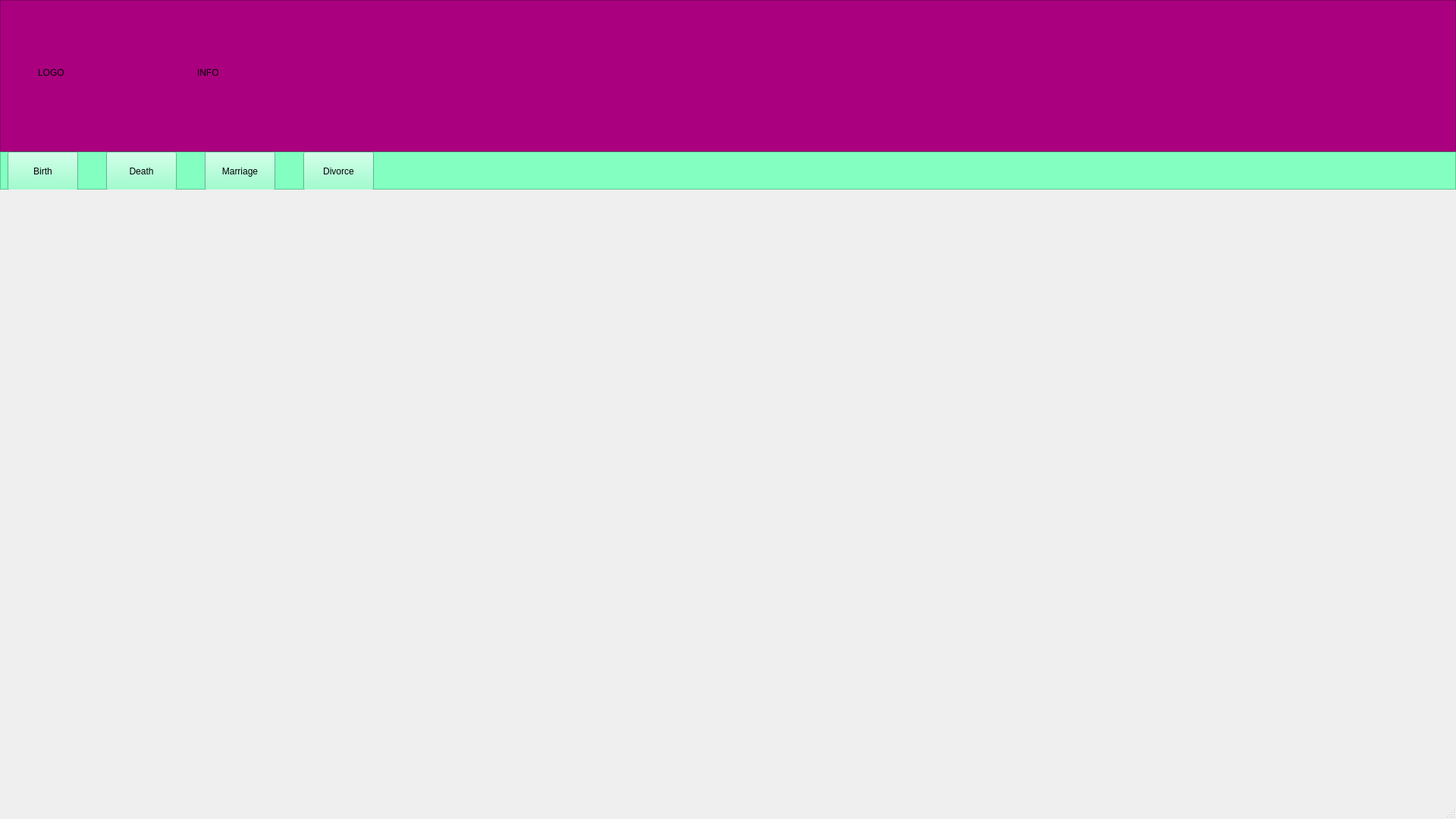
<?xml version="1.0" encoding="UTF-8"?>
<ui version="4.0">
 <class>homeWindow</class>
 <widget class="QMainWindow" name="homeWindow">
  <property name="geometry">
   <rect>
    <x>0</x>
    <y>0</y>
    <width>1920</width>
    <height>1080</height>
   </rect>
  </property>
  <property name="minimumSize">
   <size>
    <width>1920</width>
    <height>1080</height>
   </size>
  </property>
  <property name="maximumSize">
   <size>
    <width>1920</width>
    <height>1080</height>
   </size>
  </property>
  <property name="windowTitle">
   <string>MainWindow</string>
  </property>
  <widget class="QWidget" name="centralwidget">
   <widget class="QFrame" name="frame_logo">
    <property name="geometry">
     <rect>
      <x>0</x>
      <y>0</y>
      <width>1920</width>
      <height>200</height>
     </rect>
    </property>
    <property name="styleSheet">
     <string notr="true">background-color: rgb(170, 0, 127);</string>
    </property>
    <property name="frameShape">
     <enum>QFrame::StyledPanel</enum>
    </property>
    <property name="frameShadow">
     <enum>QFrame::Raised</enum>
    </property>
    <widget class="QLabel" name="label_logo">
     <property name="geometry">
      <rect>
       <x>50</x>
       <y>40</y>
       <width>171</width>
       <height>111</height>
      </rect>
     </property>
     <property name="text">
      <string>LOGO</string>
     </property>
    </widget>
    <widget class="QLabel" name="label_info">
     <property name="geometry">
      <rect>
       <x>260</x>
       <y>40</y>
       <width>941</width>
       <height>111</height>
      </rect>
     </property>
     <property name="text">
      <string>INFO</string>
     </property>
    </widget>
   </widget>
   <widget class="QFrame" name="frame">
    <property name="geometry">
     <rect>
      <x>0</x>
      <y>200</y>
      <width>1920</width>
      <height>50</height>
     </rect>
    </property>
    <property name="styleSheet">
     <string notr="true">background-color: rgb(130, 255, 193);</string>
    </property>
    <property name="frameShape">
     <enum>QFrame::StyledPanel</enum>
    </property>
    <property name="frameShadow">
     <enum>QFrame::Raised</enum>
    </property>
    <widget class="QPushButton" name="pushButton_home">
     <property name="geometry">
      <rect>
       <x>10</x>
       <y>0</y>
       <width>93</width>
       <height>51</height>
      </rect>
     </property>
     <property name="text">
      <string>Birth</string>
     </property>
    </widget>
    <widget class="QPushButton" name="pushButton_intro">
     <property name="geometry">
      <rect>
       <x>140</x>
       <y>0</y>
       <width>93</width>
       <height>51</height>
      </rect>
     </property>
     <property name="text">
      <string>Death</string>
     </property>
    </widget>
    <widget class="QPushButton" name="pushButton_2">
     <property name="geometry">
      <rect>
       <x>270</x>
       <y>0</y>
       <width>93</width>
       <height>51</height>
      </rect>
     </property>
     <property name="text">
      <string>Marriage</string>
     </property>
    </widget>
    <widget class="QPushButton" name="pushButton_3">
     <property name="geometry">
      <rect>
       <x>400</x>
       <y>0</y>
       <width>93</width>
       <height>51</height>
      </rect>
     </property>
     <property name="text">
      <string>Divorce</string>
     </property>
    </widget>
   </widget>
  </widget>
  <widget class="QStatusBar" name="statusbar"/>
 </widget>
 <resources/>
 <connections/>
</ui>
